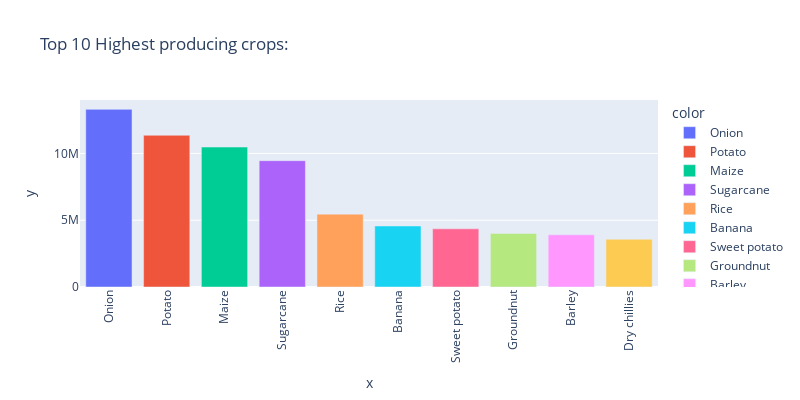

Here is the notebook cell this chart was saved with:
### Code cell
crops = data.groupby(by="Crop")["Production"].sum().sort_values(ascending=False).index
production = data.groupby(by="Crop")["Production"].sum().sort_values(ascending=False).values

fig = px.bar(x=crops[:10], y=production[:10], color=crops[:10], title="Top 10 Highest producing crops:")

fig.update_layout(
    xaxis_tickangle=-90,
    xaxis_tickmode='linear',
    width=800,
    height=400
)

fig.show()

### Figure 1 — Plotly figure (JSON) as saved in the notebook; plotly's stock layout.template omitted (floating-point values rounded to 4 significant figures)
{"data": [{"hovertemplate": "color=Onion<br>x=%{x}<br>y=%{y}<extra></extra>", "legendgroup": "Onion", "marker": {"color": "#636efa", "pattern": {"shape": ""}}, "name": "Onion", "orientation": "v", "showlegend": true, "textposition": "auto", "type": "bar", "x": ["Onion"], "xaxis": "x", "y": [13300000.0], "yaxis": "y"}, {"hovertemplate": "color=Potato<br>x=%{x}<br>y=%{y}<extra></extra>", "legendgroup": "Potato", "marker": {"color": "#EF553B", "pattern": {"shape": ""}}, "name": "Potato", "orientation": "v", "showlegend": true, "textposition": "auto", "type": "bar", "x": ["Potato"], "xaxis": "x", "y": [11360000.0], "yaxis": "y"}, {"hovertemplate": "color=Maize<br>x=%{x}<br>y=%{y}<extra></extra>", "legendgroup": "Maize", "marker": {"color": "#00cc96", "pattern": {"shape": ""}}, "name": "Maize", "orientation": "v", "showlegend": true, "textposition": "auto", "type": "bar", "x": ["Maize"], "xaxis": "x", "y": [10480000.0], "yaxis": "y"}, {"hovertemplate": "color=Sugarcane<br>x=%{x}<br>y=%{y}<extra></extra>", "legendgroup": "Sugarcane", "marker": {"color": "#ab63fa", "pattern": {"shape": ""}}, "name": "Sugarcane", "orientation": "v", "showlegend": true, "textposition": "auto", "type": "bar", "x": ["Sugarcane"], "xaxis": "x", "y": [9457000.0], "yaxis": "y"}, {"hovertemplate": "color=Rice<br>x=%{x}<br>y=%{y}<extra></extra>", "legendgroup": "Rice", "marker": {"color": "#FFA15A", "pattern": {"shape": ""}}, "name": "Rice", "orientation": "v", "showlegend": true, "textposition": "auto", "type": "bar", "x": ["Rice"], "xaxis": "x", "y": [5453000.0], "yaxis": "y"}, {"hovertemplate": "color=Banana<br>x=%{x}<br>y=%{y}<extra></extra>", "legendgroup": "Banana", "marker": {"color": "#19d3f3", "pattern": {"shape": ""}}, "name": "Banana", "orientation": "v", "showlegend": true, "textposition": "auto", "type": "bar", "x": ["Banana"], "xaxis": "x", "y": [4569000.0], "yaxis": "y"}, {"hovertemplate": "color=Sweet potato<br>x=%{x}<br>y=%{y}<extra></extra>", "legendgroup": "Sweet potato", "marker": {"color": "#FF6692", "pattern": {"shape": ""}}, "name": "Sweet potato", "orientation": "v", "showlegend": true, "textposition": "auto", "type": "bar", "x": ["Sweet potato"], "xaxis": "x", "y": [4355000.0], "yaxis": "y"}, {"hovertemplate": "color=Groundnut<br>x=%{x}<br>y=%{y}<extra></extra>", "legendgroup": "Groundnut", "marker": {"color": "#B6E880", "pattern": {"shape": ""}}, "name": "Groundnut", "orientation": "v", "showlegend": true, "textposition": "auto", "type": "bar", "x": ["Groundnut"], "xaxis": "x", "y": [4008000.0], "yaxis": "y"}, {"hovertemplate": "color=Barley<br>x=%{x}<br>y=%{y}<extra></extra>", "legendgroup": "Barley", "marker": {"color": "#FF97FF", "pattern": {"shape": ""}}, "name": "Barley", "orientation": "v", "showlegend": true, "textposition": "auto", "type": "bar", "x": ["Barley"], "xaxis": "x", "y": [3906000.0], "yaxis": "y"}, {"hovertemplate": "color=Dry chillies<br>x=%{x}<br>y=%{y}<extra></extra>", "legendgroup": "Dry chillies", "marker": {"color": "#FECB52", "pattern": {"shape": ""}}, "name": "Dry chillies", "orientation": "v", "showlegend": true, "textposition": "auto", "type": "bar", "x": ["Dry chillies"], "xaxis": "x", "y": [3574000.0], "yaxis": "y"}], "layout": {"barmode": "relative", "height": 400, "legend": {"title": {"text": "color"}, "tracegroupgap": 0}, "title": {"text": "Top 10 Highest producing crops:"}, "width": 800, "xaxis": {"anchor": "y", "domain": [0, 1], "tickangle": -90, "tickmode": "linear", "title": {"text": "x"}}, "yaxis": {"anchor": "x", "domain": [0, 1], "title": {"text": "y"}}}}
